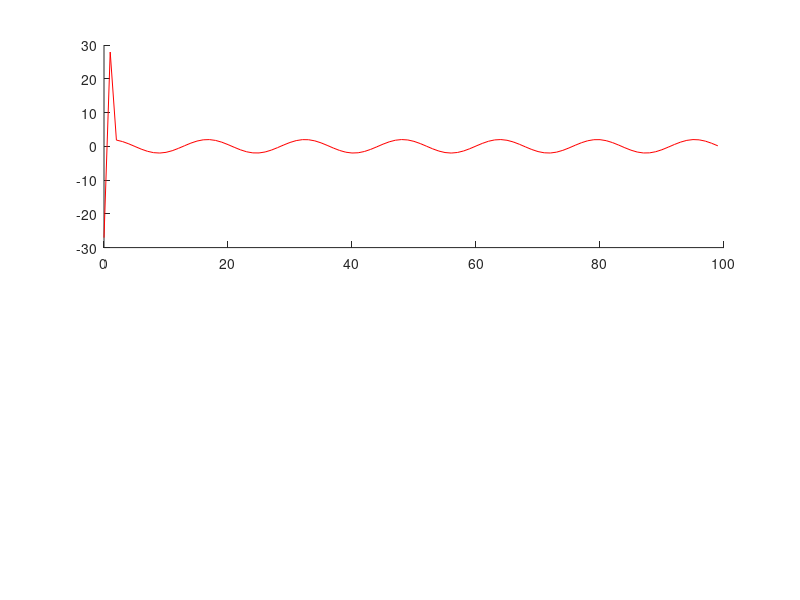

Source code (MATLAB): (Note: this script raises an error after producing the figure.)
b= [-6.76195 13.456335 -6.76195];
zi=[0 0];
n=0:99;
x1=2*cos(0.1*n)
x2=2*cos(0.4*n)
subplot(2,1,1);
a=x1+x2
y=filter(b,1,x1+x2,zi);
plot(n,y,'r',n,x2,'B',n,x1,'r-*',n,a,'b-*');
grid;
axis([0 100 -1.2 4]);
title("High Pass Filter")
ylabel("Amlitude");
xlabel("Time index n");
legend("y[n]","x2[]","x1[]")
